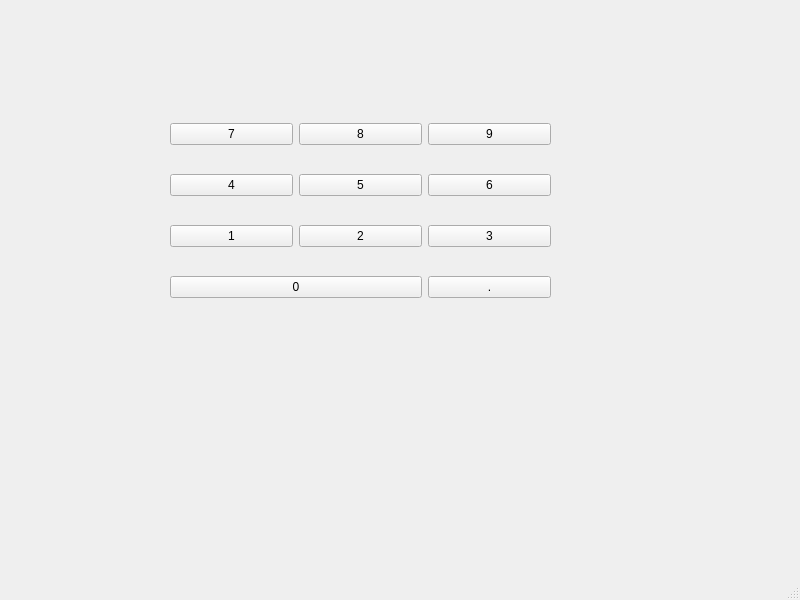
<?xml version="1.0" encoding="UTF-8"?>
<ui version="4.0">
 <class>MainWindow</class>
 <widget class="QMainWindow" name="MainWindow">
  <property name="geometry">
   <rect>
    <x>0</x>
    <y>0</y>
    <width>800</width>
    <height>600</height>
   </rect>
  </property>
  <property name="windowTitle">
   <string>MainWindow</string>
  </property>
  <widget class="QWidget" name="centralwidget">
   <widget class="QWidget" name="">
    <property name="geometry">
     <rect>
      <x>170</x>
      <y>100</y>
      <width>381</width>
      <height>221</height>
     </rect>
    </property>
    <layout class="QGridLayout" name="gridLayout">
     <item row="0" column="0">
      <widget class="QPushButton" name="pushButton_11">
       <property name="text">
        <string>7</string>
       </property>
      </widget>
     </item>
     <item row="0" column="1">
      <widget class="QPushButton" name="pushButton_10">
       <property name="text">
        <string>8</string>
       </property>
      </widget>
     </item>
     <item row="0" column="2">
      <widget class="QPushButton" name="pushButton_6">
       <property name="text">
        <string>9</string>
       </property>
      </widget>
     </item>
     <item row="1" column="0">
      <widget class="QPushButton" name="pushButton">
       <property name="text">
        <string>4</string>
       </property>
      </widget>
     </item>
     <item row="1" column="1">
      <widget class="QPushButton" name="pushButton_2">
       <property name="text">
        <string>5</string>
       </property>
      </widget>
     </item>
     <item row="1" column="2">
      <widget class="QPushButton" name="pushButton_3">
       <property name="text">
        <string>6</string>
       </property>
      </widget>
     </item>
     <item row="2" column="0">
      <widget class="QPushButton" name="pushButton_9">
       <property name="text">
        <string>1</string>
       </property>
      </widget>
     </item>
     <item row="2" column="1">
      <widget class="QPushButton" name="pushButton_8">
       <property name="text">
        <string>2</string>
       </property>
      </widget>
     </item>
     <item row="2" column="2">
      <widget class="QPushButton" name="pushButton_7">
       <property name="text">
        <string>3</string>
       </property>
      </widget>
     </item>
     <item row="3" column="0" colspan="2">
      <widget class="QPushButton" name="pushButton_5">
       <property name="text">
        <string>0</string>
       </property>
      </widget>
     </item>
     <item row="3" column="2">
      <widget class="QPushButton" name="pushButton_4">
       <property name="text">
        <string>.</string>
       </property>
      </widget>
     </item>
    </layout>
   </widget>
  </widget>
  <widget class="QMenuBar" name="menubar">
   <property name="geometry">
    <rect>
     <x>0</x>
     <y>0</y>
     <width>800</width>
     <height>26</height>
    </rect>
   </property>
  </widget>
  <widget class="QStatusBar" name="statusbar"/>
 </widget>
 <resources/>
 <connections/>
</ui>
